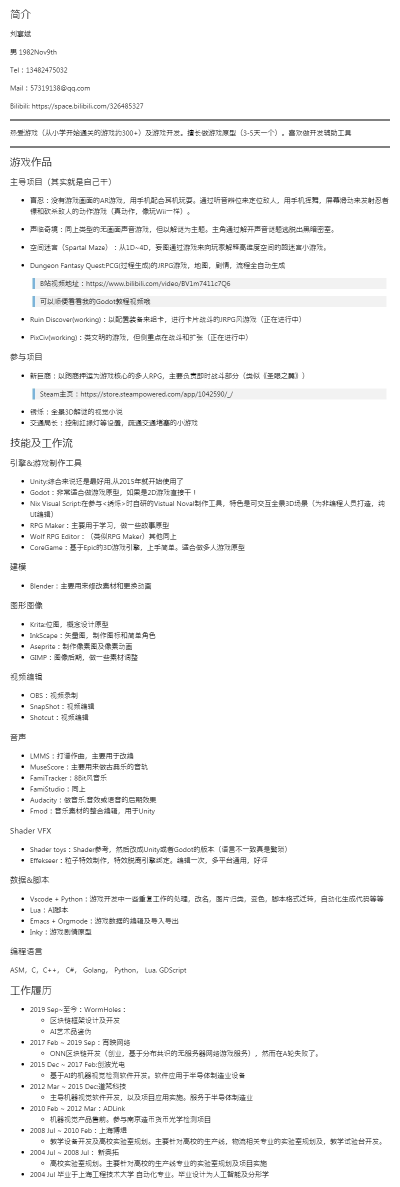
#> input picture resume.jpeg, 800 x 2374 px, given in place of eng_1.png, which was not available (shown at 1/2 size)
$ python img_crack_efx.py
#> lines starting #> are read from the running program, lines starting #| are printed output that depends on the picture; pictures that were not available may be replaced by others from this repository, and a replacement may not be noted
from PIL import Image
import numpy as np
import numpy.ma as ma

srcPath = "./X/images/ships/eng_1.png"
mskPath = "./X/Battle/image/crack-3.png"

src = Image.open(srcPath)
#> src is the input picture: PIL image 800x2374 RGB; mean R, G, B 246.2, 246.2, 246.2
msk = Image.open(mskPath)
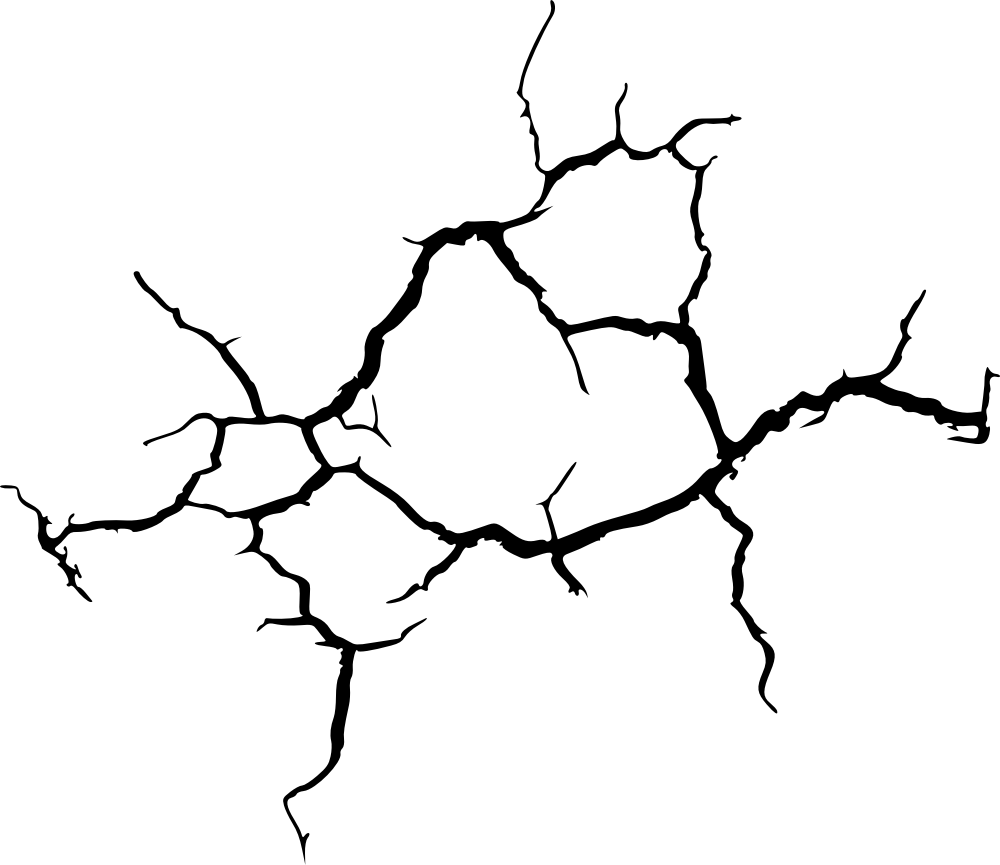
#> input picture X/Battle/image/crack-3.png, 2000 x 1730 px (shown at 1/2 size)
#> msk is the input picture: PIL image 2000x1730 RGBA; mean R, G, B, A 241.5, 241.5, 241.5, 12.7
src = src.resize(src.size)
msk = msk.resize(src.size)
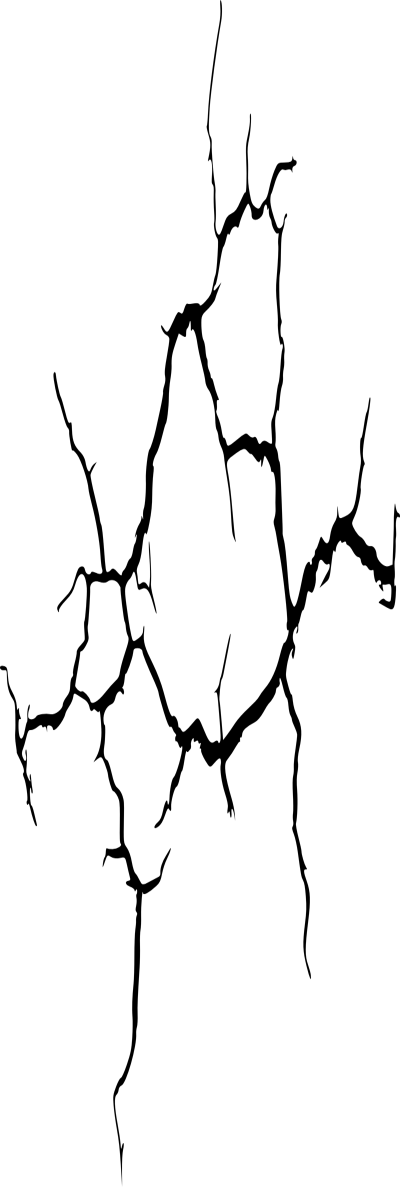
#> msk: PIL image 800x2374 RGBA (shown at 1/2 size); mean R, G, B, A 0, 0, 0, 12.7; transparent parts drawn white

src_np = np.asarray(src)
msk_np = np.asarray(msk)
msk_alpha_msk = (1-msk_np[:,:,3]/255)

# # src_alpha_msk = src_np[:,:,3]

r = src_np[:,:,0]*msk_alpha_msk
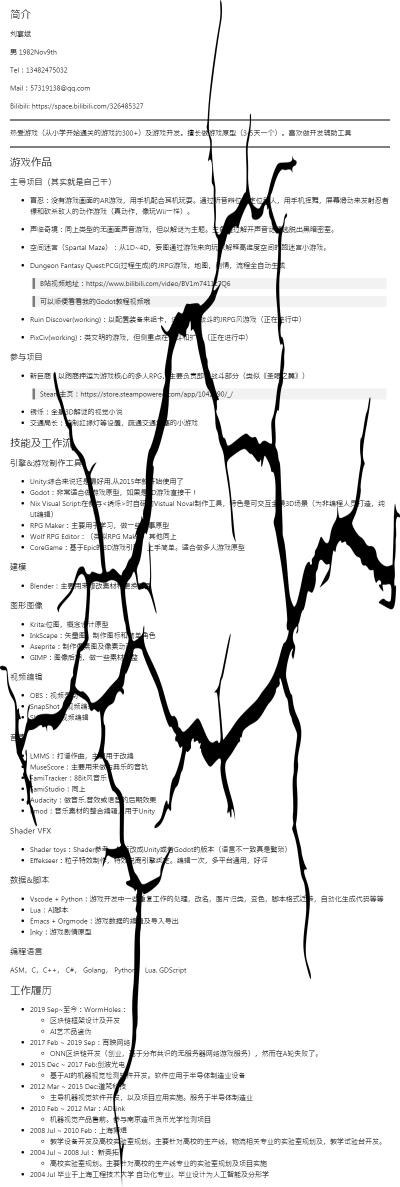
#> r: shape (2374, 800) float64 (shown at 1/2 size); min 0, max 255, mean 233.9
g = src_np[:,:,1]*msk_alpha_msk
b = src_np[:,:,2]*msk_alpha_msk
msk_np = np.dstack((r.astype('uint8'),g.astype('uint8'),b.astype('uint8'),
#> (the run stopped early here; a loop or call above may not have finished)
